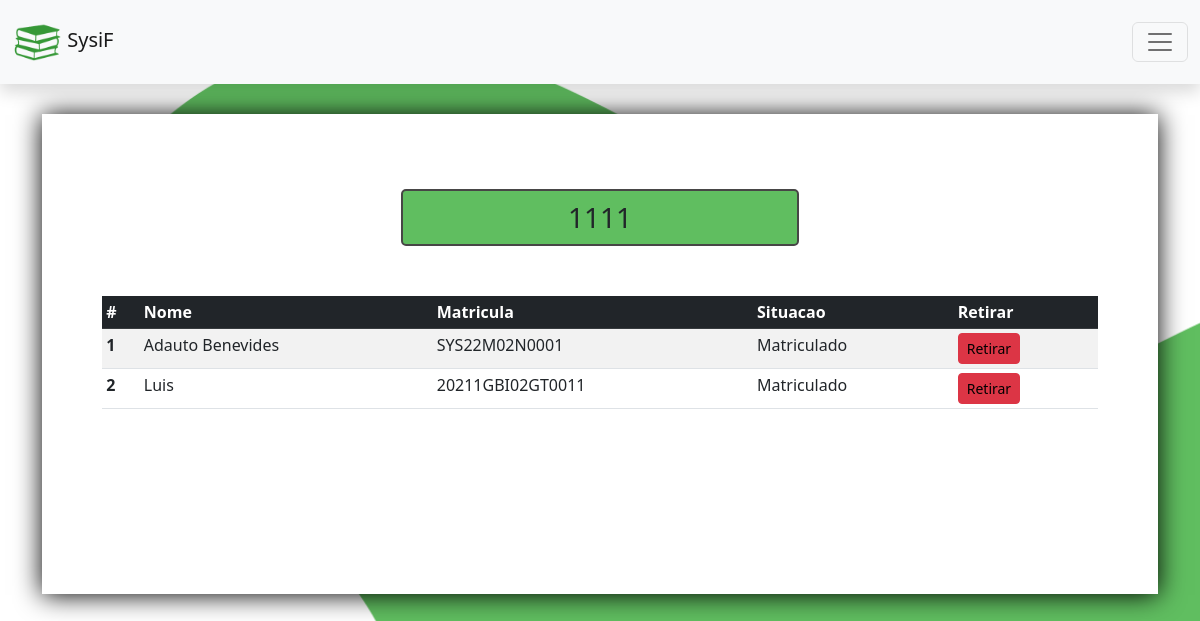
/turma/verAlunos/4, run on the app's committed database.
### turma/models.py (models this page shows, shortened)
class Turma(models.Model):
    id_professor = models.ForeignKey(Professor, on_delete=models.DO_NOTHING) #Durval - chave estrangeira da tabela professor
    id_disciplina = models.ForeignKey(Disciplina, on_delete=models.DO_NOTHING) #Durval - chave estrangeira da tabela disciplina
    cod_turma = models.CharField('Codigo turma', max_length=250)
    semestre = models.IntegerField('Semestre')
    horario = models.TimeField('Horario')
    dia_semana = models.IntegerField('Dia da semana')
    class Meta:
        verbose_name = 'Turma'
        ordering = ['cod_turma']

class TurmaAluno (models.Model):
    id_turma = models.ForeignKey(Turma, on_delete= models.CASCADE)
    id_aluno = models.ForeignKey(Aluno, on_delete= models.SET_NULL, null = True)

### professor/models.py (models this page shows, shortened)
class Pessoa(models.Model):
    nome = models.CharField('Nome', max_length=100)
    endereco = models.CharField('Endereço', max_length=250)
    telefone = models.CharField('Telefone', max_length=250)
    class Meta:
        verbose_name = 'Pessoa'
        ordering = ['nome']

### aluno/models.py (models this page shows, shortened)
class Aluno(Pessoa):
    id_curso = models.ForeignKey(Curso, on_delete=models.CASCADE)#Durval - passando a chave estangeira da classe(tabela) curso
    matricula = models.CharField('Matricula', max_length=250)
    situacao = models.CharField('Situação', max_length=250)
    class Meta:
        verbose_name = 'Aluno'
        ordering = ['nome']

### turma/views.py (the view)
# urls.py: path('verAlunos/<int:id>', views.ver_alunos, name='verAlunos'),
def ver_alunos(request, id):
    turma = Turma.objects.get(id = id)
    alunos_alocados = TurmaAluno.objects.filter(id_turma = id)
    context = {
        'alunos_alocados': alunos_alocados,
    }
    context ['turma'] = turma
    return render(request, 'ver_alunos.html', context)

### turma/templates/ver_alunos.html (shortened to what this page needs)
{% extends 'base.html' %}
{% load static %}
{% load bootstrap %}
{% block content %}
    <div class="info-div">
        <div class="form-title box">
            <h3> {{turma.cod_turma}}</h3>
        </div>
    </div>
    <table class="table table-striped table-sm">
      <thead class="table-dark">
        <tr>
          <th scope="col">#</th>
          <th scope="col">Nome</th>
          <th scope="col">Matricula</th>
          <th scope="col">Situacao</th>
          <th scope="col">Retirar</th>
        </tr>
      </thead>
      <tbody>
        {% for item in alunos_alocados %}
        <tr>
        <th scope="row">{{ forloop.counter }}</th>
          <td>{{item.id_aluno.nome}}</td>
          <td>{{item.id_aluno.matricula}}</td>
          <td>{{item.id_aluno.situacao}}</td>
        <td><a class="btn btn-sm btn-danger" href="{% url 'turma:retirarAlunos' item.id_aluno.id item.id_turma.id %}" onclick="return confirm('Deseja retirar esse aluno da turma?')">Retirar</a></td>
        {% endfor %}
        </tr>
    </tbody>
    </table>
{% endblock %}

### main/static/css/style.css (style rules this page uses)
body { background: rgb(255, 255, 255) url("../img/background.png") no-repeat left top; background-size: 1800px; }
table { margin-top: 20px; }
.list-group-item a, a:link, a:visited,a:active, a:hover { text-decoration: none; color: black; }
.form-title { display: grid; margin: 20px; }
.form-title h3 { margin: auto; }
.btn { color: black; }
.info-div { margin: auto; display: flex; }
.box { border: 2px solid rgb(71, 70, 70); border-radius: 5px; padding: 10px; width: 40%; margin: 30px auto; background-color:rgb(96, 190, 96); }

### data on the page
Turma: cod_turma "1111"
TurmaAluno: id_aluno.nome "Adauto Benevides", id_aluno.matricula "SYS22M02N0001", id_aluno.situacao "Matriculado"
TurmaAluno: id_aluno.nome "Luis", id_aluno.matricula "20211GBI02GT0011", id_aluno.situacao "Matriculado"
